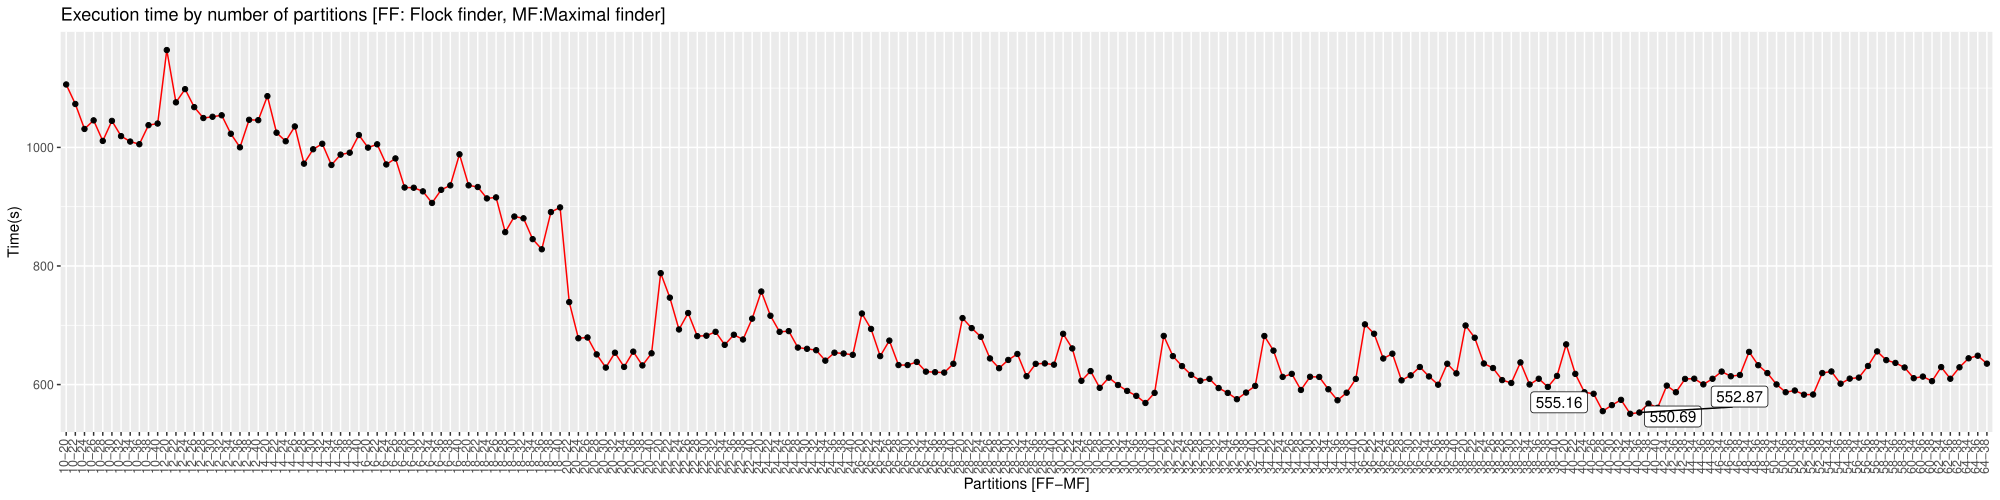

Generate this figure with R:
#!/usr/bin/Rscript

require(ggplot2)
require(ggrepel)
require(stringr)
require(tidyverse)

READ_DATA     = T
SAVE_PDF      = T
SEP           = ";"
RESEARCH_HOME = Sys.getenv(c("RESEARCH_HOME"))
RESULTS_PATH = "Scripts/R/Benchmarks/MultiAndSingleNode/R8/"
RESULTS_NAME = "FFTester"
dataFile = paste0(RESEARCH_HOME, RESULTS_PATH, RESULTS_NAME, '.csv')

data = readLines(dataFile)

data = as_tibble(as.data.frame(data), stringAsFactors = F) %>% 
  rename(Line = data) %>%
  separate(Line, c("MFX", "MFY", "FFX", "FFY", "Time1", "Time2"), sep = SEP) %>%
  unite(Partitions, MFX, FFX, sep = "-") %>%
  select(Partitions, Time1, Time2) %>%
  mutate(Time1 = as.numeric(Time1), Time2 = as.numeric(Time2)) 

# dataTime1 = data %>% filter(Time1 > 0) 
  
title = "Execution time by number of partitions [FF: Flock finder, MF:Maximal finder]"
# t1 = ggplot(data=dataTime1, aes(x=Partitions, y=Time1, group=1)) +
#   geom_line(color="red") +
#   geom_point() + theme(axis.text.x = element_text(hjust=-1, vjust=0.2, angle=90)) +
#   labs(title=title, y="Time(s)", x="Partitions [FF-MF]") +
#   geom_label_repel(aes(label = Time1), data = subset(dataTime1, Time1 < 283))
# if(SAVE_PDF){
#   ggsave(paste0(RESEARCH_HOME, RESULTS_PATH, RESULTS_NAME, '_T1.pdf'), width = 20, height = 5, dpi = 300, units = "in", device='pdf', t1)
# } else {
#   plot(t1)
# }

dataTime2 = data %>% filter(Time2 > 0) 

t2 = ggplot(data=dataTime2, aes(x=Partitions, y=Time2, group=1)) +
  geom_line(color="red") +
  geom_point() + theme(axis.text.x = element_text(hjust=-1, vjust=0.2, angle=90)) +
  labs(title=title, y="Time(s)", x="Partitions [FF-MF]") +
  geom_label_repel(aes(label = Time2), data = subset(dataTime2, Time2 < 560))

if(SAVE_PDF){
  ggsave(paste0(RESEARCH_HOME, RESULTS_PATH, RESULTS_NAME, '.pdf'), width = 20, height = 5, dpi = 300, units = "in", device='pdf', t2)
} else {
  plot(t2)
}
